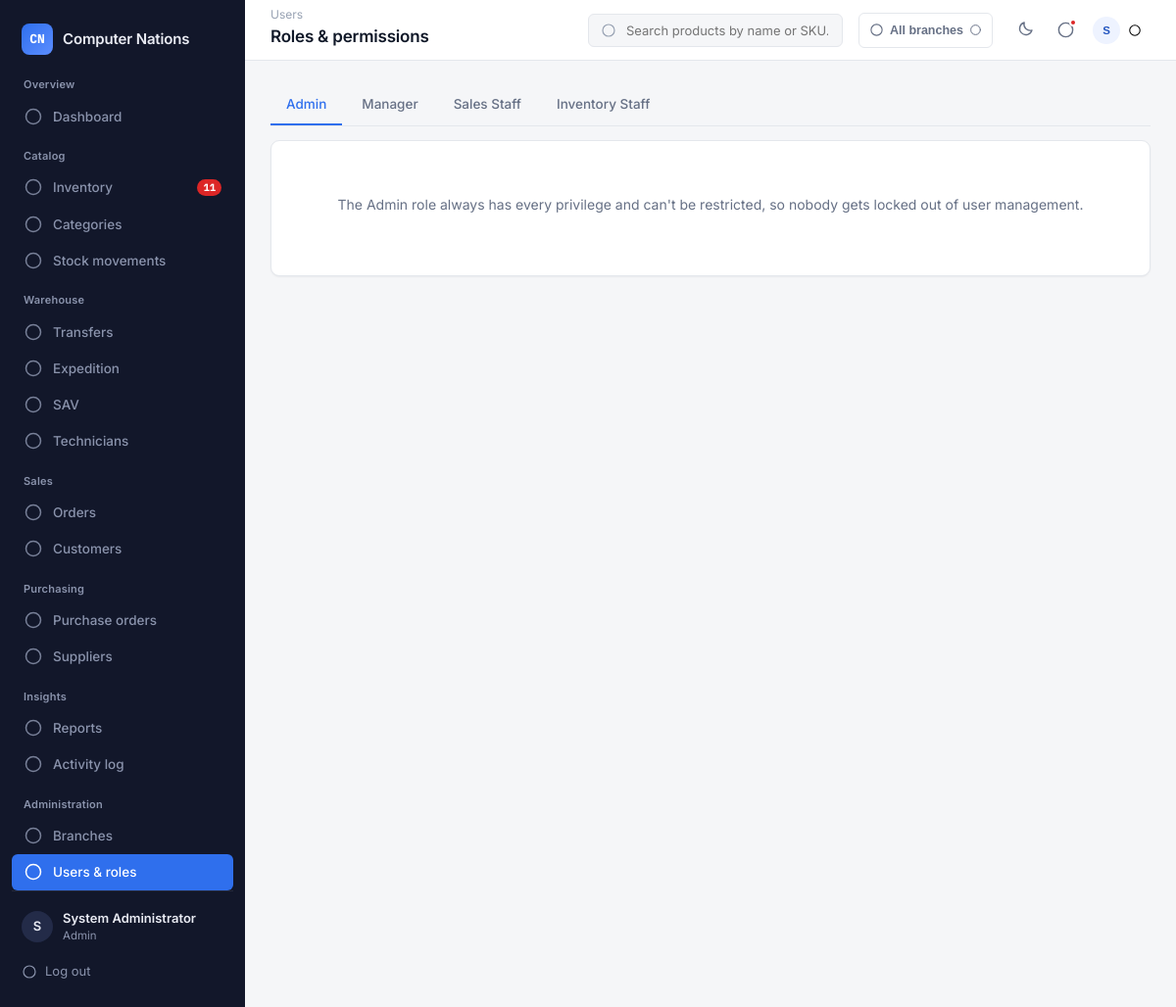
/modules/users/roles.php (signed in), run on the app's committed database.
### tables this page shows
CREATE TABLE roles (
    id INT AUTO_INCREMENT PRIMARY KEY,
    name VARCHAR(50) NOT NULL UNIQUE,
    description VARCHAR(255) DEFAULT NULL
);

### includes/rbac.php (called while the page is built, shortened)
<?php
function hasPermission($slug) {
    return in_array($slug, $_SESSION['permissions'] ?? [], true);
}

### includes/functions.php (called while the page is built, shortened)
<?php
function clean($value) {
    return htmlspecialchars(trim($value ?? ''), ENT_QUOTES, 'UTF-8');
}
function currentUser() {
    return $_SESSION['user'] ?? null;
}

### includes/branch_context.php (called while the page is built, shortened)
<?php
function userHomeBranchId() {
    return $_SESSION['user']['branch_id'] ?? null;
}
function isMultiBranchUser() {
    return userHomeBranchId() === null;
}
function currentBranchId() {
    return array_key_exists('current_branch_id', $_SESSION) ? $_SESSION['current_branch_id'] : null;
}
function getBranchLabel($branchId, $pdo) {
    static $cache = [];
    if ($branchId === null) return 'All branches';
    return $cache[$branchId];
}

### modules/users/roles.php (the view, shortened to what this page needs)
<?php
require_once __DIR__ . '/../../config/config.php';
require_once __DIR__ . '/../../includes/rbac.php';
$pageTitle = 'Roles & permissions';
$roles = $pdo->query("SELECT * FROM roles ORDER BY id")->fetchAll();
$activeRoleId = (int)($_GET['role'] ?? $roles[0]['id']);
require_once __DIR__ . '/../../includes/header.php';
?>
<div class="tabs">
  <?php foreach ($roles as $r): ?>
    <a href="roles.php?role=<?= $r['id'] ?>" class="tab <?= $r['id'] == $activeRoleId ? 'tab-active' : '' ?>"><?= clean($r['name']) ?></a>
  <?php endforeach; ?>
</div>
<section class="panel">
  <?php if ($activeRoleId == 1): ?>
    <p class="empty-state">The Admin role always has every privilege and can't be restricted, so nobody gets locked out of user management.</p>
  <?php endif; ?>
</section>
<?php require_once __DIR__ . '/../../includes/footer.php'; ?>

### includes/header.php (shortened to what this page needs)
<?php
require_once __DIR__ . '/icons.php';
$user = currentUser();
$currentDir  = basename(dirname($_SERVER['SCRIPT_NAME']));
$activeBranchId = currentBranchId();
function navActive($dir, $matchDir) {
    return $dir === $matchDir ? 'nav-link active' : 'nav-link';
}
$notifCount = 0;
if (hasPermission('inventory.view')) {
    if ($activeBranchId !== null) {
        $stmt = $pdo->prepare(
            "SELECT p.id, p.name, p.sku, bs.quantity, bs.reorder_level FROM branch_stock bs
             JOIN products p ON p.id = bs.product_id
             WHERE bs.branch_id = ? AND bs.quantity <= bs.reorder_level AND p.status = 'active'
             ORDER BY bs.quantity ASC LIMIT 6"
        );
        $stmt->execute([$activeBranchId]);
        $notifItems = $stmt->fetchAll();
        $countStmt = $pdo->prepare(
            "SELECT COUNT(*) c FROM branch_stock bs JOIN products p ON p.id = bs.product_id
             WHERE bs.branch_id = ? AND bs.quantity <= bs.reorder_level AND p.status = 'active'"
        );
        $countStmt->execute([$activeBranchId]);
        $notifCount = $countStmt->fetch()['c'];
    } else {
        $notifCount = $pdo->query(
            "SELECT COUNT(*) c FROM branch_stock bs JOIN products p ON p.id = bs.product_id
             WHERE bs.quantity <= bs.reorder_level AND p.status = 'active'"
        )->fetch()['c'];
    }
}
?>
<!DOCTYPE html>
<html lang="en">
<head>
<link rel="stylesheet" href="<?= BASE_URL ?>assets/css/style.css">
</head>
<body>
<div class="app-shell">
  <aside class="sidebar" id="sidebar">
    <div class="sidebar-brand">
      <span class="brand-mark">CN</span>
      <span class="brand-name">Computer Nations</span>
    </div>
    <div class="sidebar-scroll">
      <div class="nav-group-label">Overview</div>
      <nav class="sidebar-nav">
        <a href="<?= BASE_URL ?>dashboard/index.php" class="<?= navActive($currentDir, 'dashboard') ?>">
          <?= icon('dashboard') ?> Dashboard
        </a>
      </nav>
      <?php if (hasPermission('inventory.view') || hasPermission('stock.view') || hasPermission('categories.manage')): ?>
      <div class="nav-group-label">Catalog</div>
      <nav class="sidebar-nav">
        <?php if (hasPermission('inventory.view')): ?>
        <a href="<?= BASE_URL ?>modules/inventory/index.php" class="<?= navActive($currentDir, 'inventory') ?>">
          <?= icon('inventory') ?> Inventory
          <?php if ($notifCount > 0): ?><span class="nav-badge"><?= $notifCount ?></span><?php endif; ?>
        </a>
        <?php endif; ?>
        <?php if (hasPermission('categories.manage')): ?>
        <a href="<?= BASE_URL ?>modules/categories/index.php" class="<?= navActive($currentDir, 'categories') ?>">
          <?= icon('categories') ?> Categories
        </a>
        <?php endif; ?>
        <?php if (hasPermission('stock.view')): ?>
        <a href="<?= BASE_URL ?>modules/stock/index.php" class="<?= navActive($currentDir, 'stock') ?>">
          <?= icon('stock') ?> Stock movements
        </a>
        <?php endif; ?>
      </nav>
      <?php endif; ?>
      <?php if (hasPermission('transfers.view') || hasPermission('expeditions.view') || hasPermission('sav.view')): ?>
      <div class="nav-group-label">Warehouse</div>
      <nav class="sidebar-nav">
        <?php if (hasPermission('transfers.view')): ?>
        <a href="<?= BASE_URL ?>modules/transfers/index.php" class="<?= navActive($currentDir, 'transfers') ?>">
          <?= icon('transfer') ?> Transfers
        </a>
        <?php endif; ?>
        <?php if (hasPermission('expeditions.view')): ?>
        <a href="<?= BASE_URL ?>modules/expeditions/index.php" class="<?= navActive($currentDir, 'expeditions') ?>">
          <?= icon('purchasing') ?> Expedition
        </a>
        <?php endif; ?>
        <?php if (hasPermission('sav.view')): ?>
        <a href="<?= BASE_URL ?>modules/sav/index.php" class="<?= navActive($currentDir, 'sav') ?>">
          <?= icon('warning') ?> SAV
        </a>
        <?php endif; ?>
        <?php if (hasPermission('sav.manage')): ?>
        <a href="<?= BASE_URL ?>modules/technicians/index.php" class="<?= navActive($currentDir, 'technicians') ?>">
          <?= icon('suppliers') ?> Technicians
        </a>
        <?php endif; ?>
      </nav>
      <?php endif; ?>
      <?php if (hasPermission('orders.view') || hasPermission('customers.view')): ?>
      <div class="nav-group-label">Sales</div>
      <nav class="sidebar-nav">
        <?php if (hasPermission('orders.view')): ?>
        <a href="<?= BASE_URL ?>modules/orders/index.php" class="<?= navActive($currentDir, 'orders') ?>">
          <?= icon('orders') ?> Orders
        </a>
        <?php endif; ?>
        <?php if (hasPermission('customers.view')): ?>
        <a href="<?= BASE_URL ?>modules/customers/index.php" class="<?= navActive($currentDir, 'customers') ?>">
          <?= icon('customers') ?> Customers
        </a>
        <?php endif; ?>
      </nav>
      <?php endif; ?>
      <?php if (hasPermission('purchasing.view') || hasPermission('suppliers.view')): ?>
      <div class="nav-group-label">Purchasing</div>
      <nav class="sidebar-nav">
        <?php if (hasPermission('purchasing.view')): ?>
        <a href="<?= BASE_URL ?>modules/purchasing/index.php" class="<?= navActive($currentDir, 'purchasing') ?>">
          <?= icon('purchasing') ?> Purchase orders
        </a>
        <?php endif; ?>
        <?php if (hasPermission('suppliers.view')): ?>
        <a href="<?= BASE_URL ?>modules/suppliers/index.php" class="<?= navActive($currentDir, 'suppliers') ?>">
          <?= icon('suppliers') ?> Suppliers
        </a>
        <?php endif; ?>
      </nav>
      <?php endif; ?>
      <?php if (hasPermission('reports.view') || hasPermission('activity.view')): ?>
      <div class="nav-group-label">Insights</div>
      <nav class="sidebar-nav">
        <?php if (hasPermission('reports.view')): ?>
        <a href="<?= BASE_URL ?>modules/reports/index.php" class="<?= navActive($currentDir, 'reports') ?>">
          <?= icon('reports') ?> Reports
        </a>
        <?php endif; ?>
        <?php if (hasPermission('activity.view')): ?>
        <a href="<?= BASE_URL ?>modules/activity/index.php" class="<?= navActive($currentDir, 'activity') ?>">
          <?= icon('activity') ?> Activity log
        </a>
        <?php endif; ?>
      </nav>
      <?php endif; ?>
      <?php if (hasPermission('users.manage')): ?>
      <div class="nav-group-label">Administration</div>
      <nav class="sidebar-nav">
        <?php if (hasPermission('branches.manage')): ?>
        <a href="<?= BASE_URL ?>modules/branches/index.php" class="<?= navActive($currentDir, 'branches') ?>">
          <?= icon('suppliers') ?> Branches
        </a>
        <?php endif; ?>
        <a href="<?= BASE_URL ?>modules/users/index.php" class="<?= navActive($currentDir, 'users') ?>">
          <?= icon('users') ?> Users &amp; roles
        </a>
      </nav>
      <?php endif; ?>
    </div>
    <div class="sidebar-footer">
      <div class="user-chip">
        <div class="user-avatar"><?= strtoupper(substr($user['full_name'], 0, 1)) ?></div>
        <div>
          <div class="user-name"><?= clean($user['full_name']) ?></div>
          <div class="user-role"><?= clean($user['role_name']) ?></div>
        </div>
      </div>
      <a href="<?= BASE_URL ?>auth/logout.php" class="logout-link"><?= icon('logout', 16) ?> Log out</a>
    </div>
  </aside>
  <div class="main-area">
    <header class="topbar">
      <div class="page-title-wrap">
        <?php if ($currentDir !== 'dashboard'): ?>
          <div class="breadcrumb"><?= ucfirst(str_replace('-', ' ', $currentDir)) ?></div>
        <?php endif; ?>
        <h1 class="page-title"><?= isset($pageTitle) ? clean($pageTitle) : 'Dashboard' ?></h1>
      </div>
      <form class="topbar-search" method="get" action="<?= BASE_URL ?>modules/inventory/index.php">
        <?= icon('search', 16) ?>
        <input type="text" name="q" placeholder="Search products by name or SKU...">
      </form>
      <?php if (isMultiBranchUser()): ?>
      <div class="dropdown">
        <button type="button" class="topbar-icon-btn dropdown-trigger" style="width:auto; padding:6px 10px; gap:6px; display:flex; align-items:center; border:1px solid var(--border); border-radius:var(--radius-sm);" aria-label="Switch branch">
          <?= icon('suppliers', 15) ?>
          <span class="small" style="font-weight:600;"><?= clean(getBranchLabel($activeBranchId, $pdo)) ?></span>
          <?= icon('chevron', 13) ?>
        </button>
      </div>
      <?php else: ?>
        <div class="small muted" style="white-space:nowrap;"><?= icon('suppliers', 14) ?> <?= clean(getBranchLabel($activeBranchId, $pdo)) ?></div>
      <?php endif; ?>
      <div class="topbar-actions">
        <button type="button" class="topbar-icon-btn" id="themeToggleBtn" aria-label="Toggle dark mode">
          <span id="themeToggleIcon"><?= icon('moon', 18) ?></span>
        </button>
        <?php if (hasPermission('inventory.view')): ?>
        <div class="dropdown">
          <button type="button" class="topbar-icon-btn dropdown-trigger" aria-label="Notifications">
            <?= icon('bell', 19) ?>
            <?php if ($notifCount > 0): ?><span class="dot-badge"></span><?php endif; ?>
          </button>
        </div>
        <?php endif; ?>
        <div class="dropdown">
          <button type="button" class="user-menu-trigger dropdown-trigger">
            <div class="user-avatar"><?= strtoupper(substr($user['full_name'], 0, 1)) ?></div>
            <?= icon('chevron', 14) ?>
          </button>
        </div>
      </div>
    </header>
    <main class="content">

### data on the page
roles: name "Admin"
roles: name "Manager"
roles: name "Sales Staff"
roles: name "Inventory Staff"

### other printed values
$notifCount "11"
substr($user['full_name'], 0, 1) "S"
$user['full_name'] "System Administrator"
str_replace('-', ' ', $currentDir) "Users"
$pageTitle "Roles & permissions"
getBranchLabel($activeBranchId, $pdo) "All branches"
